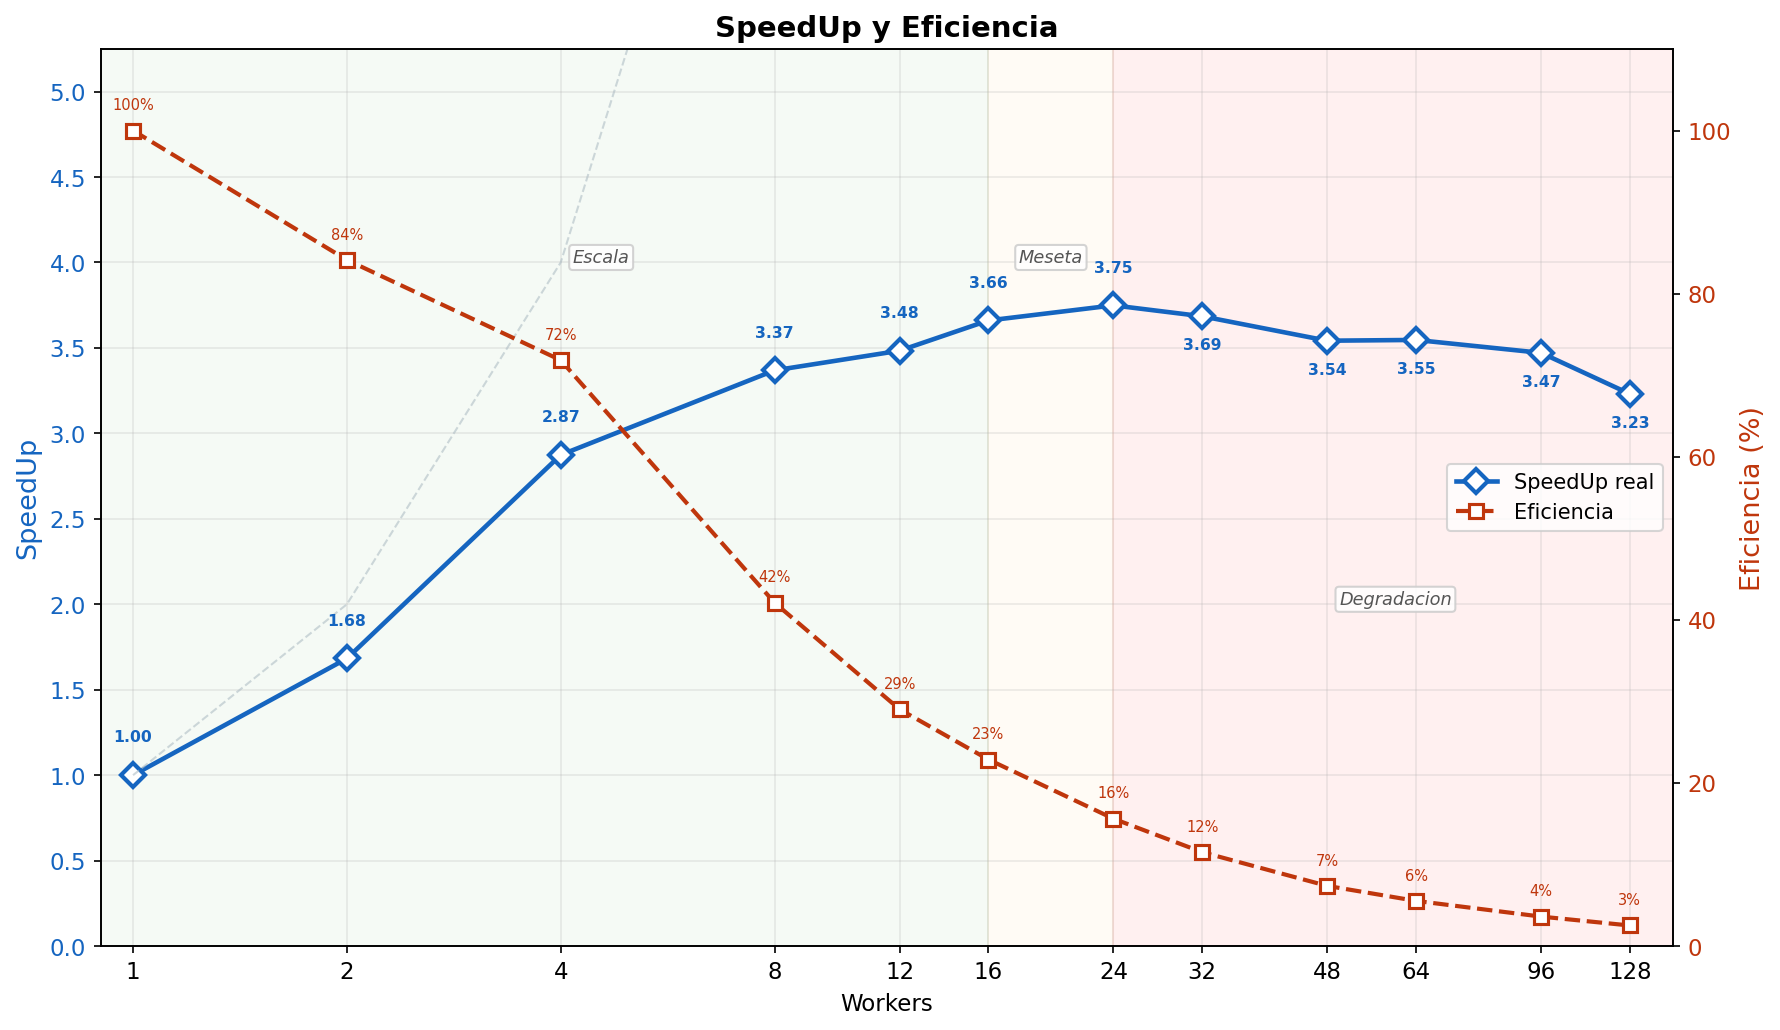

Reproduce this figure in Python.
"""
Grafico dedicado: SpeedUp + Eficiencia con escala adecuada.
Para que se vea bien la curva real sin que la ideal (lineal) domine.
"""

import pandas as pd
import matplotlib.pyplot as plt
import matplotlib.ticker as ticker
import numpy as np
from pathlib import Path

CSV = Path(__file__).resolve().parent.parent / "go" / "benchmark_results.csv"
OUT_DIR = Path(__file__).resolve().parent

plt.rcParams.update({"figure.dpi": 150, "font.size": 11})

# -- Carga --
df = pd.read_csv(CSV)
df_clean = df[df["Run"] > 1].copy()
for col in ["CargaMs", "EntrenaMs"]:
    df_clean[col] = pd.to_numeric(df_clean[col], errors="coerce")

agg = df_clean.groupby("Workers").agg(
    TotalMean=("TotalMs", "mean"),
    TotalMin=("TotalMs", "min"),
    TotalMax=("TotalMs", "max"),
    CargaMean=("CargaMs", "mean"),
    EntrenaMean=("EntrenaMs", "mean"),
).reset_index()

t1 = agg.loc[agg["Workers"] == 1, "TotalMean"].values[0]
agg["SpeedUp"] = t1 / agg["TotalMean"]
agg["Eficiencia"] = agg["SpeedUp"] / agg["Workers"]

WORKERS = agg["Workers"].values

# -- Grafico --
fig, ax1 = plt.subplots(figsize=(12, 7))

# === SpeedUp (eje izquierdo) ===
color_speed = "#1565C0"
line1, = ax1.plot(WORKERS, agg["SpeedUp"], "D-", color=color_speed,
                  linewidth=2.2, markersize=8, markerfacecolor="white",
                  markeredgewidth=2, label="SpeedUp real")

# Ideal lineal: solo hasta donde llega el speedup real, punteado fino
ax1.plot(WORKERS, WORKERS, "--", color="#B0BEC5", linewidth=1, alpha=0.6,
         label="SpeedUp ideal (lineal)")

ax1.set_xlabel("Workers")
ax1.set_ylabel("SpeedUp", color=color_speed, fontsize=13)
ax1.tick_params(axis="y", labelcolor=color_speed)
ax1.set_ylim(0, max(agg["SpeedUp"]) + 1.5)
ax1.yaxis.set_major_locator(ticker.MultipleLocator(0.5))
ax1.grid(True, alpha=0.25)

# Anotar speedup sobre cada punto
for w, s in zip(WORKERS, agg["SpeedUp"]):
    offset_y = 16 if w < 32 else -16  # alternar arriba/abajo para no chocar
    ax1.annotate(f"{s:.2f}", (w, s), textcoords="offset points",
                 xytext=(0, offset_y), ha="center", fontsize=7.5,
                 fontweight="bold", color=color_speed)

# === Eficiencia (eje derecho) ===
ax2 = ax1.twinx()
color_eff = "#BF360C"
line2, = ax2.plot(WORKERS, agg["Eficiencia"] * 100, "s--", color=color_eff,
                  linewidth=2, markersize=7, markerfacecolor="white",
                  markeredgewidth=1.5, label="Eficiencia")
ax2.set_ylabel("Eficiencia (%)", color=color_eff, fontsize=13)
ax2.tick_params(axis="y", labelcolor=color_eff)
ax2.set_ylim(0, 110)

# Anotar eficiencia
for w, e in zip(WORKERS, agg["Eficiencia"]):
    ax2.annotate(f"{e*100:.0f}%", (w, e * 100), textcoords="offset points",
                 xytext=(0, 10), ha="center", fontsize=7, color=color_eff)

# === Leyenda unificada ===
lines = [line1, line2]
labels = ["SpeedUp real", "Eficiencia"]
ax1.legend(lines, labels, loc="center right", fontsize=10)

# === Eje X: logaritmico pero con etiquetas exactas ===
ax1.set_xscale("log", base=2)
ax1.set_xticks(WORKERS)
ax1.set_xticklabels([str(w) for w in WORKERS])
ax1.set_xlim(0.9, max(WORKERS) * 1.15)
ax1.xaxis.set_minor_formatter(ticker.NullFormatter())

# === Zonas coloreadas de fondo ===
ax1.axvspan(0.9, 16, alpha=0.04, color="green", label="_escala")
ax1.axvspan(16, 24, alpha=0.04, color="orange", label="_meseta")
ax1.axvspan(24, max(WORKERS) * 1.15, alpha=0.06, color="red", label="_degradacion")

# Etiquetas de zona
for x_start, x_end, label, y_pos in [
    (1.3, 16, "Escala", 4.0),
    (16, 24, "Meseta", 4.0),
    (28, 128, "Degradacion", 2.0),
]:
    x_mid = np.sqrt(x_start * x_end)  # media geometrica en log
    ax1.text(x_mid, y_pos, label, ha="center", fontsize=8.5,
             fontstyle="italic", color="#555555",
             bbox=dict(boxstyle="round,pad=0.2", facecolor="white",
                       edgecolor="#CCCCCC", alpha=0.85))

ax1.set_title("SpeedUp y Eficiencia", fontweight="bold", fontsize=14)

fig.tight_layout()
fig.savefig(OUT_DIR / "grafico_speedup_v2.png", bbox_inches="tight")
print(f"[OK] {OUT_DIR / 'grafico_speedup_v2.png'}")

# -- Resumen --
print(f"\nPeak speedup: {agg['SpeedUp'].max():.2f}x con {int(agg.loc[agg['SpeedUp'].idxmax(), 'Workers'])} workers")
print(f"128 workers es mas lento que 8: {agg[agg['Workers'] == 128]['SpeedUp'].values[0]:.2f}x vs {agg[agg['Workers'] == 8]['SpeedUp'].values[0]:.2f}x")
